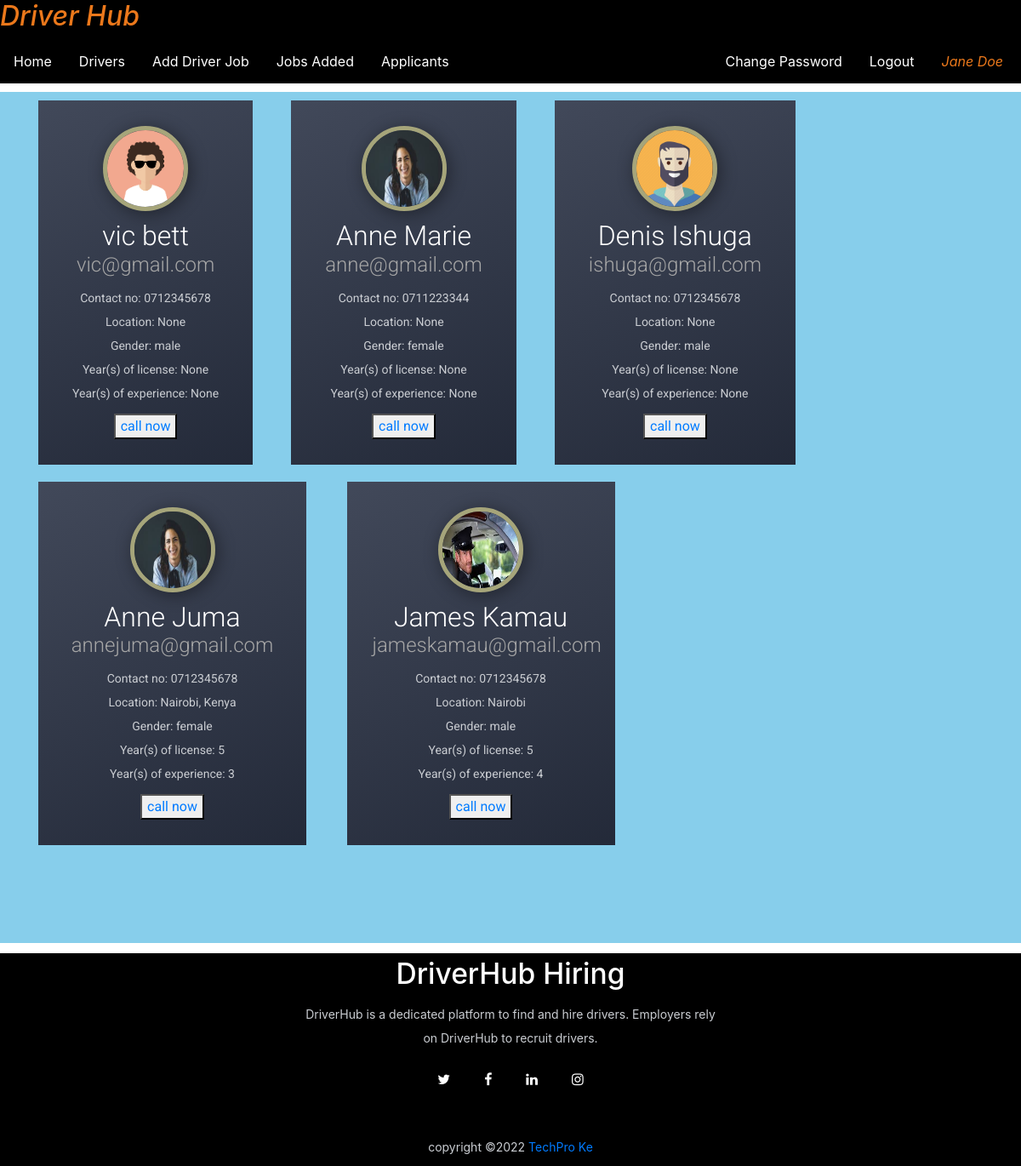
Screenshot of /drivers (signed in) with the database file from the repository.
### driverjob/models.py (models this page shows, shortened)
class DriverUser(models.Model):
    user=models.ForeignKey(User,on_delete=models.CASCADE)
    mobile = models.CharField(max_length=15, null= True)
    yearsoflicense = models.CharField(max_length=15, null= True)
    yearsofexperience = models.CharField(max_length=15, null= True)
    location = models.CharField(max_length=100, null= True)
    image = models.FileField(null=True)
    gender =models.CharField(max_length=10, null=True)
    type =models.CharField(max_length=15, null=True)

### driverjob/views.py (the view)
# urls.py: path('drivers', drivers, name="drivers"),
def drivers(request):
    if not request.user.is_authenticated:
        return redirect('employer_login')
    data = DriverUser.objects.all()
    d = {'data':data}
    return render(request, 'drivers.html',d)

### driverjob/templates/drivers.html (shortened to what this page needs)
{% load static %}
{% block body %}
{% include 'employer_navigation.html' %}
<link rel="stylesheet" href="{% static 'css/style.css'%}">
<link rel="stylesheet" href="{% static 'css/style3.css'%}">
<div style="background-color: skyblue;height: 1000px; margin-top: 10px;">
    {% for i in data %}
    <div style="float:left;margin-left: 35px; margin-right: 10px; ">
        <figure class="snip1390"><img src="{{i.image.url}}" height="100" width="100" alt="profile-sample6" class="profile" />
       <figcaption>
         <h2>{{i.user.first_name}} {{i.user.last_name}}</h2>
         <h4>{{i.user.username}}</h4>
         <p>
        Contact no:    {{i.mobile}} <br>
         Location:   {{i.location}} <br>
          Gender:  {{i.gender}} <br>
          Year(s) of license:  {{i.yearsoflicense}} <br>
          Year(s) of experience:  {{i.yearsofexperience}}
         </p>
         <button ><a style="text-decoration: none;" href="tel:{{i.mobile}}">call now </a></button>
       </figcaption>
     </figure>
    </div>
{% endfor %}
</div>
{% include 'footer.html' %}
{% endblock %}

### driverjob/templates/employer_navigation.html (shortened to what this page needs)
<html>
    <head>
        <link rel="stylesheet" href="https://cdn.jsdelivr.net/npm/bootstrap@4.6.1/dist/css/bootstrap.min.css">
        {% load static %}
        <link rel="stylesheet" href="{% static 'css/style.css'%}">
      </head>
    </head>
    <body>
        <ul>
            <i> <h2 style="color: #eb781b; ">Driver Hub </h2></i>
            <li><a style="text-decoration: none;" href="{% url 'employer_home' %}">Home</a></li>
            <li><a style="text-decoration: none;"  href="{% url 'drivers' %}">Drivers</a></li>
            <li><a style="text-decoration: none;" href="{% url 'post_job' %}">Add Driver Job</a></li>
            <li><a style="text-decoration: none;" href="{% url 'job_list' %}">Jobs Added</a></li>
            <li><a style="text-decoration: none;" href="{% url 'applicants' %}">Applicants</a></li>
           <li style="float:right;"><i><a href="{% url 'employer_profile' %}" style=" color:#eb781b; margin-right: 5px; text-decoration: none;">{{request.user.first_name}} {{request.user.last_name}}</a></i></li>
           <li style="float:right;"><a style="text-decoration: none;" href="{% url 'Logout' %}"> Logout</a></li>
           <li style="float:right;"><a style="text-decoration: none;" href="{% url 'change_emppwd' %}"> Change Password</a></li>
          </ul>
    </body>
</html>

### driverjob/static/css/style.css (style rules this page uses)
ul { list-style-type: none; margin: 0; padding: 0; overflow: hidden; background-color: rgb(241, 133, 10); }
li { float: left; }
li a { display: block; color: white; text-align: center; padding: 14px 16px; text-decoration: none; }

### driverjob/static/css/style3.css (style rules this page uses)
figure.snip1390 { font-family: 'Roboto', Arial, sans-serif; position: relative; overflow: hidden; margin: 10px; min-width: 230px; max-width: 315px; width: 100%; color: #000000; text-align: center; font-size: 16px; background-color: #2C3447; padding: 30px; background-image: linear-gradient(-25deg, rgba(0, 0, 0, 0.2) 0%, rgba(255, 255, 255, 0.1) 100%); -webkit-box-sizing: border-box; box-sizing: border-box; }
figure.snip1390 *, figure.snip1390 *:before, figure.snip1390 *:after { -webkit-box-sizing: border-box; box-sizing: border-box; -webkit-transition: all 0.35s ease; transition: all 0.35s ease; }
figure.snip1390 figcaption { width: 100%; }
figure.snip1390 h2, figure.snip1390 h4, figure.snip1390 blockquote { margin: 0; }
figure.snip1390 h2, figure.snip1390 h4 { font-weight: 300; }
figure.snip1390 h2 { color: #ffffff; }
figure.snip1390 h4 { color: #a6a6a6; }
figure.snip1390 .profile { width: 100px; border-radius: 50%; display: inline-block; box-shadow: 3px 3px 20px rgba(0, 0, 0, 0.4); margin-bottom: 10px; border: solid 5px #A6A57A; }

### driverjob/static/css/footer.css (style rules this page uses)
p { max-width: 500px; margin: 10px auto; line-height: 28px; font-size: 14px; color: #cacdd2; text-align: center; }
ul { list-style-type: none; margin: 0; padding: 0; overflow: hidden; background-color: black; }

### rows the page displays
DriverUser: image (picture), user.first_name "vic", user.last_name "bett", user.username "vic@gmail.com", mobile "0712345678", location "None", gender "male", yearsoflicense "None", yearsofexperience "None"
DriverUser: image (picture), user.first_name "Anne", user.last_name "Marie", user.username "anne@gmail.com", mobile "0711223344", location "None", gender "female", yearsoflicense "None", yearsofexperience "None"
DriverUser: image (picture), user.first_name "Denis", user.last_name "Ishuga", user.username "ishuga@gmail.com", mobile "0712345678", location "None", gender "male", yearsoflicense "None", yearsofexperience "None"
DriverUser: image (picture), user.first_name "Anne", user.last_name "Juma", user.username "annejuma@gmail.com", mobile "0712345678", location "Nairobi, Kenya", gender "female", yearsoflicense "5", yearsofexperience "3"
DriverUser: image (picture), user.first_name "James", user.last_name "Kamau", user.username "jameskamau@gmail.com", mobile "0712345678", location "Nairobi", gender "male", yearsoflicense "5", yearsofexperience "4"

### other values shown
{{ request.user.first_name }} "Jane"
{{ request.user.last_name }} "Doe"
